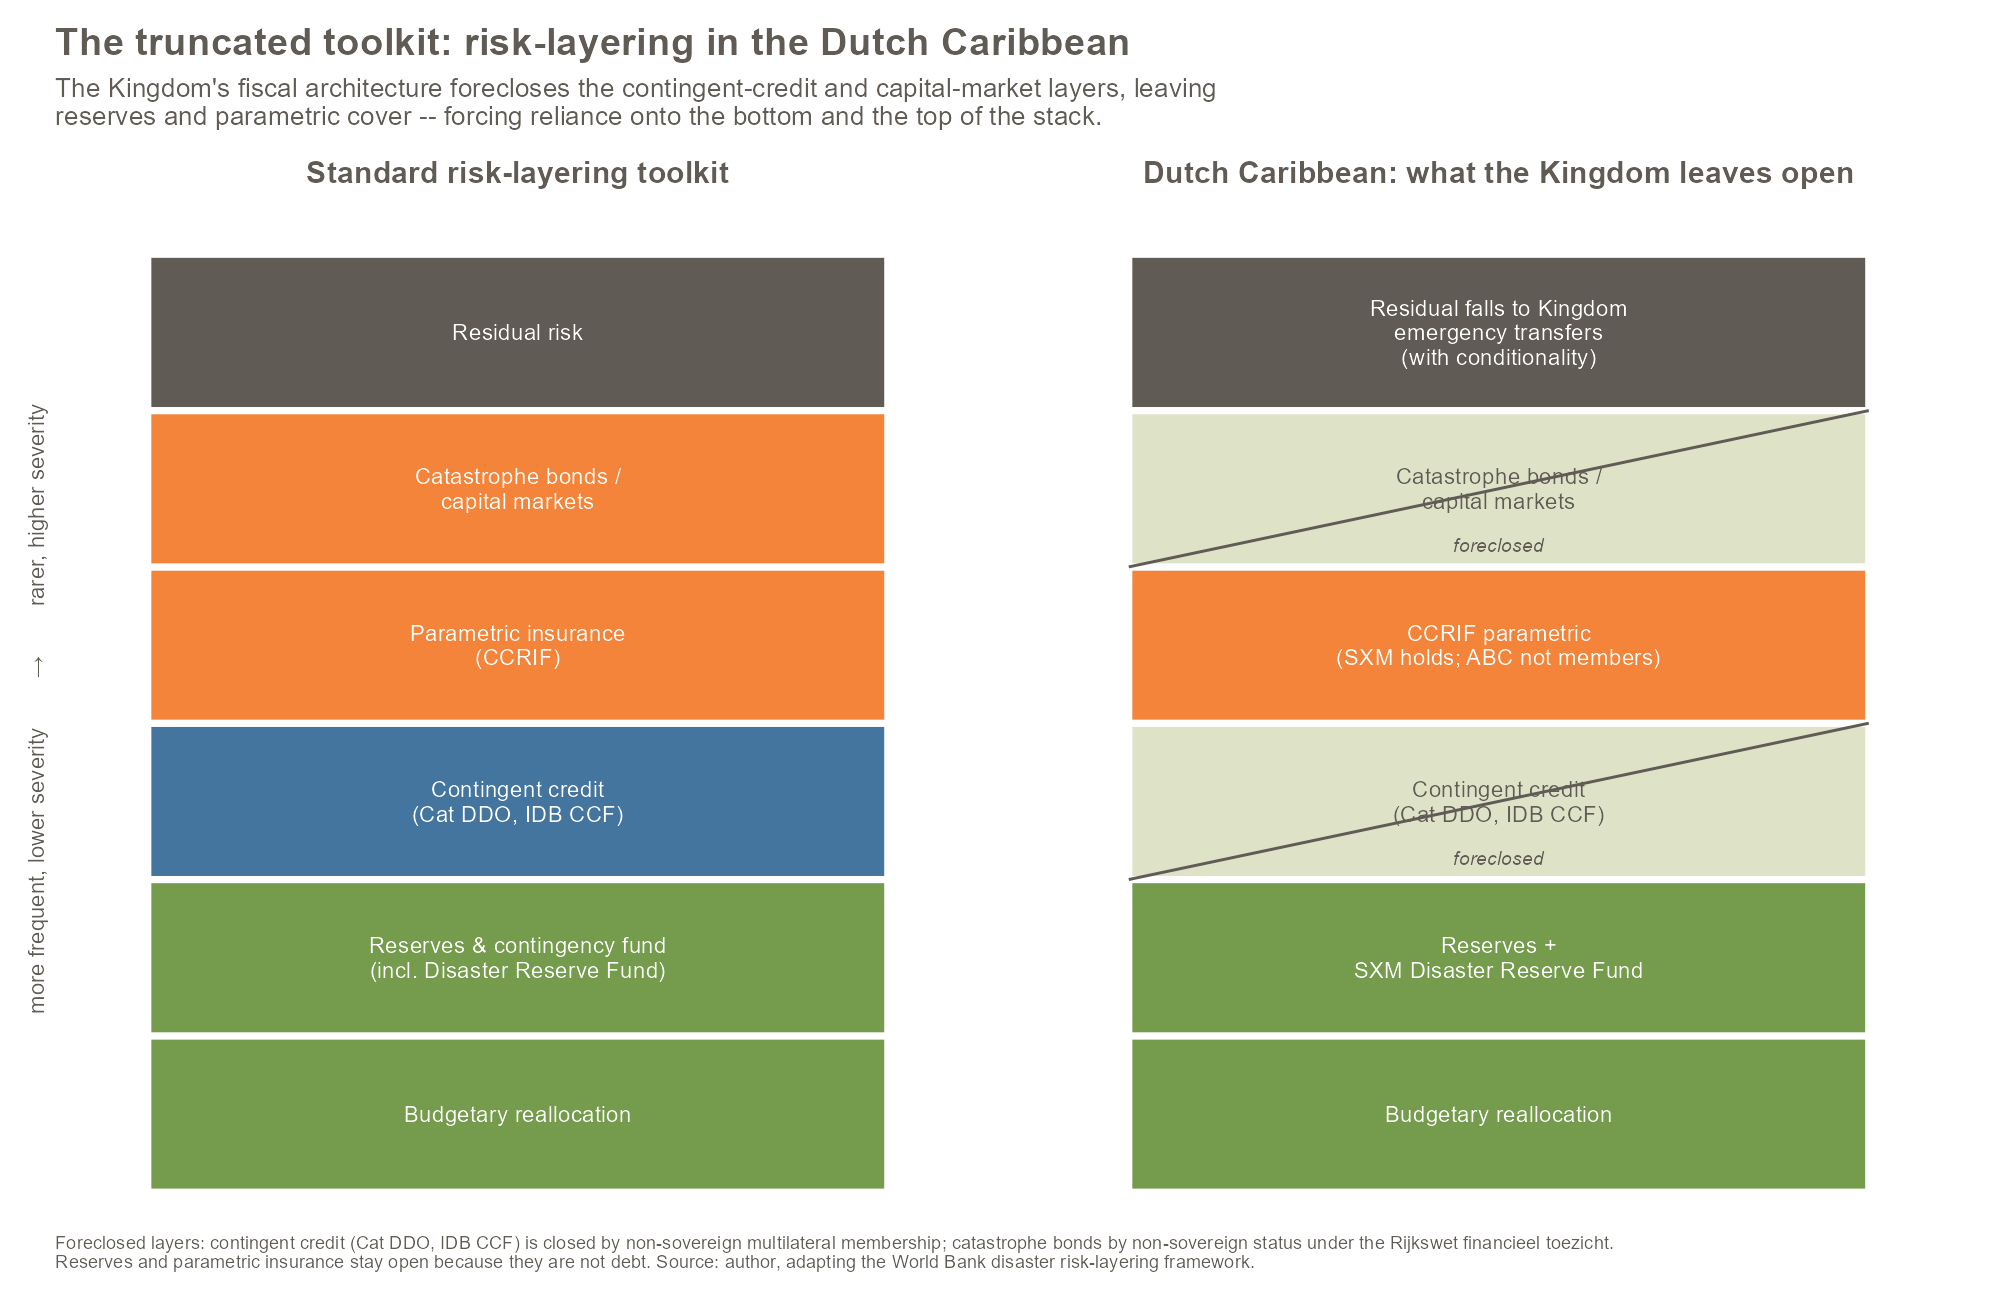

Generate this figure with R:
# WP-2026-02 Figure: The truncated toolkit -- risk-layering in the Dutch Caribbean
# Iteration: 2  (fix: y-axis direction labels were clipped; moved to axis title + margin)
library(ggplot2)

# LovelyData palette
blue  <- "#44759e"; orange <- "#f38439"; beige <- "#dee3c8"
green <- "#749c4c"; grey   <- "#605b54"

outdir <- "C:/Users/Rendell CE/Documents/GitHub/wp-2026-02-reserve-adequacy/figures"

# Risk-layering stack, bottom (frequent/low-severity) -> top (rare/high-severity)
layers <- data.frame(
  idx = 1:6,
  label = c("Budgetary reallocation",
            "Reserves & contingency fund\n(incl. Disaster Reserve Fund)",
            "Contingent credit\n(Cat DDO, IDB CCF)",
            "Parametric insurance\n(CCRIF)",
            "Catastrophe bonds /\ncapital markets",
            "Residual risk"),
  category = c("Retention","Retention","Contingent debt",
               "Risk transfer","Risk transfer","Residual"),
  stringsAsFactors = FALSE)
layers$ymin <- layers$idx - 1
layers$ymax <- layers$idx

catcol <- c("Retention"=green, "Contingent debt"=blue,
            "Risk transfer"=orange, "Residual"=grey)

# Two panels: full standard stack vs the Dutch Caribbean's reachable stack
full <- layers; full$panel <- "Standard risk-layering toolkit"; full$foreclosed <- FALSE
full$fill <- catcol[full$category]

dc <- layers; dc$panel <- "Dutch Caribbean: what the Kingdom leaves open"
dc$foreclosed <- dc$idx %in% c(3, 5)                 # contingent credit + cat bonds
dc$fill <- ifelse(dc$foreclosed, beige, catcol[dc$category])
dc$label[dc$idx == 2] <- "Reserves +\nSXM Disaster Reserve Fund"
dc$label[dc$idx == 4] <- "CCRIF parametric\n(SXM holds; ABC not members)"
dc$label[dc$idx == 6] <- "Residual falls to Kingdom\nemergency transfers\n(with conditionality)"

blocks <- rbind(full, dc)
blocks$panel <- factor(blocks$panel,
                       levels = c("Standard risk-layering toolkit",
                                  "Dutch Caribbean: what the Kingdom leaves open"))
blocks$xmin <- 0.6; blocks$xmax <- 1.4
blocks$txtcol <- ifelse(blocks$fill == beige, grey, "white")

fore <- subset(blocks, foreclosed)                    # for the diagonal "cut-out" marks

p <- ggplot(blocks) +
  geom_rect(aes(xmin = xmin, xmax = xmax, ymin = ymin, ymax = ymax, fill = fill),
            colour = "white", linewidth = 1.2) +
  geom_segment(data = fore, aes(x = xmin, y = ymin, xend = xmax, yend = ymax),
               colour = grey, linewidth = 0.5, linetype = "solid") +
  geom_text(aes(x = (xmin + xmax) / 2, y = (ymin + ymax) / 2,
                label = label, colour = txtcol), size = 2.9, lineheight = 0.9) +
  geom_text(data = fore, aes(x = (xmin + xmax) / 2, y = ymin + 0.14,
                label = "foreclosed"), colour = grey, size = 2.5, fontface = "italic") +
  scale_fill_identity() + scale_colour_identity() +
  facet_wrap(~panel) +
  scale_x_continuous(limits = c(0.5, 1.5), breaks = NULL, expand = c(0, 0)) +
  scale_y_continuous(breaks = NULL, expand = expansion(mult = c(0.03, 0.06))) +
  labs(
    title = "The truncated toolkit: risk-layering in the Dutch Caribbean",
    subtitle = "The Kingdom's fiscal architecture forecloses the contingent-credit and capital-market layers, leaving\nreserves and parametric cover -- forcing reliance onto the bottom and the top of the stack.",
    x = NULL,
    y = "more frequent, lower severity        →        rarer, higher severity",
    caption = paste0(
      "Foreclosed layers: contingent credit (Cat DDO, IDB CCF) is closed by non-sovereign multilateral membership; catastrophe bonds by non-sovereign status under the Rijkswet financieel toezicht.\n",
      "Reserves and parametric insurance stay open because they are not debt. Source: author, adapting the World Bank disaster risk-layering framework.")) +
  theme_minimal(base_size = 11) +
  theme(
    plot.background = element_rect(fill = "white", colour = NA),
    panel.background = element_rect(fill = "white", colour = NA),
    panel.grid = element_blank(),
    panel.spacing = unit(1.4, "lines"),
    plot.margin = margin(10, 14, 10, 10),
    strip.text = element_text(face = "bold", size = 11, colour = grey),
    plot.title = element_text(face = "bold", size = 14, colour = grey),
    plot.subtitle = element_text(size = 9.5, colour = grey),
    plot.caption = element_text(size = 6.6, colour = grey, hjust = 0),
    axis.title.y = element_text(size = 8, colour = grey),
    axis.text = element_blank())

ggsave(file.path(outdir, "truncated_toolkit.png"), p,
       width = 10, height = 6.5, dpi = 200, bg = "white")
cat("done\n")
